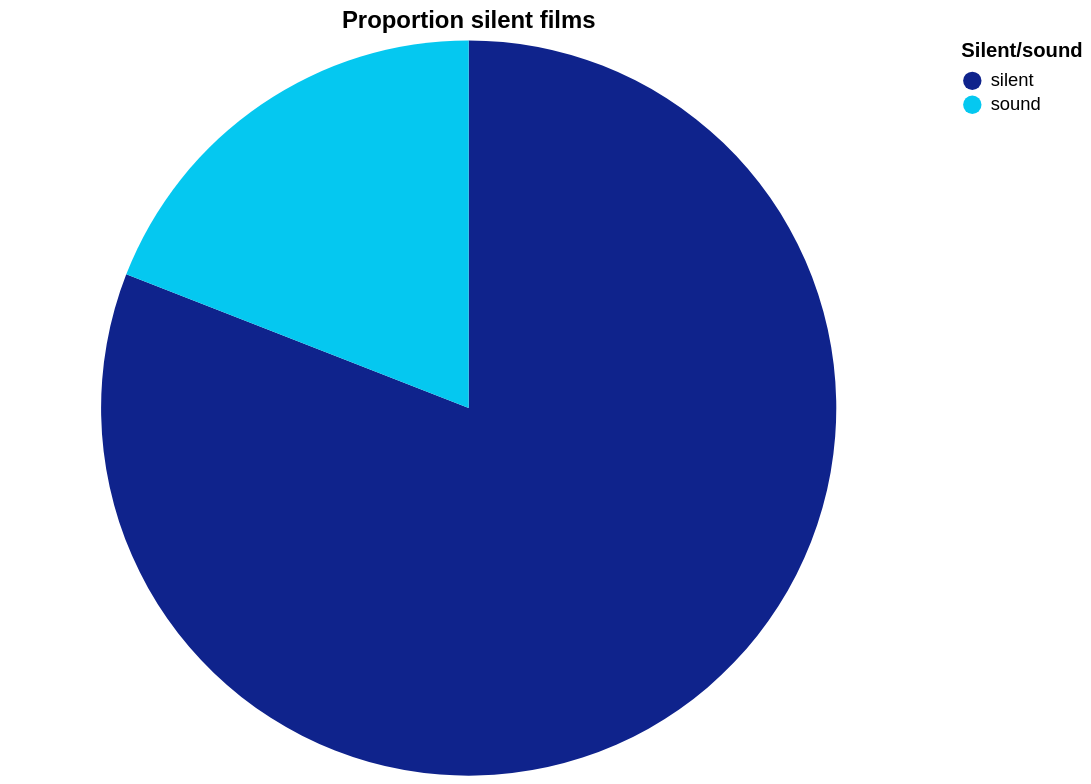

Write the Vega-Lite specification saved for this chart.
### Vega-Lite specification from a JSON file in a GitHub repository (floating-point values rounded to 4 significant figures)
{"$schema": "https://vega.github.io/schema/vega-lite/v5.json", "title": "Proportion silent films", "description": "Proportion of silent films and films with sound", "width": 500, "height": 400, "data": {"values": [{"Silent": "silent", "Number of films": 3814, "color": "#0F238C"}, {"Silent": "sound", "Number of films": 899, "color": "#05c8f0"}]}, "mark": {"type": "arc", "tooltip": true}, "encoding": {"color": {"field": "Silent", "title": "Silent/sound", "type": "nominal", "scale": {"range": {"field": "color"}}}, "theta": {"field": "Number of films", "type": "quantitative", "title": "Number of films"}}, "config": {"countTitle": "Count", "axisX": {"labelAngle": -40, "titleColor": "grey", "labelColor": "grey"}, "axisY": {"titleColor": "grey", "labelColor": "grey"}}}
